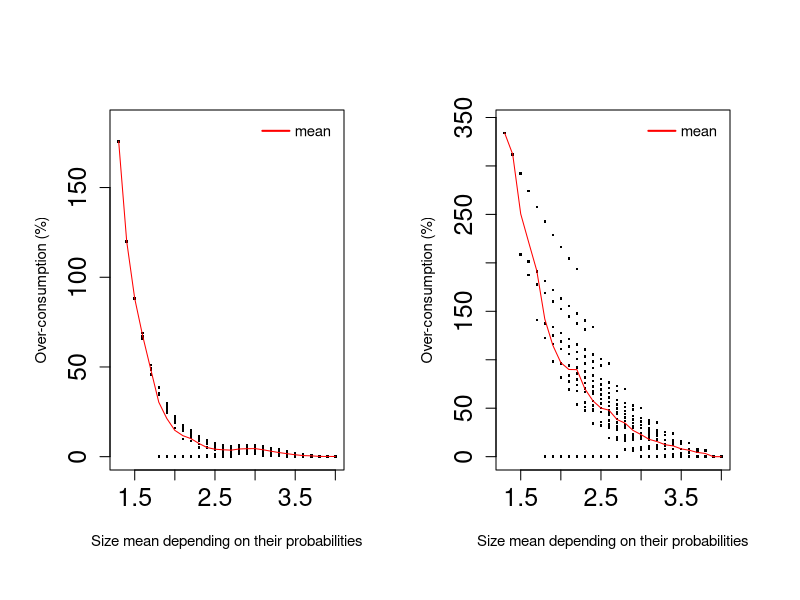

Recreate this plot in R.
######################################################################
# @TODO modify this parameter to change the version of the graph
######################################################################
fig6a_OAvsMDP<-TRUE
fig6b_PACEvsMDP<-FALSE
fig6c_HEURvsMDP<-FALSE
fig6d_OAvsHEUR<-FALSE
######################################################################
######################################################################

#pdf(file="HEURvsMDPAlainImprovment.pdf")
####################  CAS taille des probas en 1/10, \tau(3)>0
par(mfrow=c(1,2))
par(mar=c(5,4,4,2)+0.8,oma=rep(0.7,4))

MoyenneTaille<-c(4,3.9,3.8,3.7,3.6,3.5,3.4,3.3,3.2,3.1,3.8,3.7,3.6,3.5,3.4,3.3,3.2,3.1,3,3.6,3.5,3.4,3.3,3.2,3.1,3,2.9,3.4,3.3,3.2,3.1,3,2.9,2.8,2.7,3.2,3.1,3,2.9,2.8,2.7,3,2.9,2.8,2.7,2.6,2.5,2.8,2.7,2.6,2.5,2.4,2.6,2.5,2.4,2.4,2.3,2.2,3.7,3.6,3.5,3.4,3.3,3.2,3.1,3,2.9,3.5,3.4,3.3,3.2,3.1,3,2.9,2.8,3.3,3.2,3.1,3,2.9,2.8,2.7,2.6,3.1,3,2.9,2.8,2.7,2.6,2.5,2.9,2.8,2.7,2.6,2.5,2.4,2.7,2.6,2.5,2.4,2.3,2.5,2.4,2.3,2.3,2.2,2.1,3.4,3.3,3.2,3.1,3,2.9,2.8,2.7,3.2,3.1,3,2.9,2.8,2.7,2.6,2.5,3,2.9,2.8,2.7,2.6,2.5,2.4,2.8,2.7,2.6,2.5,2.4,2.3,2.6,2.5,2.4,2.3,2.2,2.4,2.3,2.2,2.1,2.2,2.1,2,2,1.9,1.8,3.1,3,2.9,2.8,2.7,2.6,2.5,2.4,2.9,2.8,2.7,2.6,2.5,2.4,2.3,2.7,2.6,2.5,2.4,2.3,2.2,2.5,2.4,2.3,2.2,2.1,2.3,2.2,2.1,2.1,2,1.9,2.8,2.7,2.6,2.5,2.4,2.3,2.6,2.5,2.4,2.3,2.2,2.1,2.4,2.3,2.2,2.1,2,2.2,2.1,2,2,1.9,1.8,2.5,2.4,2.3,2.2,2.1,2,2.3,2.2,2.1,2,1.9,2.1,2,1.9,1.9,1.8,1.7,2.2,2.1,2,1.9,2,1.9,1.8,1.8,1.7,1.6,1.9,1.8,1.7,1.7,1.6,1.5,1.6,1.5,1.4,1.3)
LorchvsMDPtau1eq1<-c(0.249843,0.262181,0.275146,0.290961,0.309404,0.330829,0.356058,0.385708,0.422649,0.466344,6.79759,7.26607,7.80644,8.43368,9.16726,10.0322,11.0401,12.1141,12.3516,15.303,16.5257,17.94,19.558,21.3649,23.2203,24.2147,22.0605,26.5618,28.8285,31.3652,33.9189,35.8062,35.6491,32.2639,0,41.0877,44.3469,47.1767,48.602,47.6132,95.1187,58.2212,61.0954,62.2176,61.1319,85.3866,0,76.1961,77.5269,56.3786,73.5291,0,95.4035,41.5441,58.8448,22.9201,39.9652,15.1715,4.04718,4.89935,5.86885,6.92416,8.06374,9.14958,10.1167,10.2455,9.18119,13.0185,14.5879,16.2196,18.0247,19.659,20.536,20.3777,18.1981,24.2858,26.6596,28.969,30.7148,31.0935,30.764,28.9039,0,38.1058,40.7164,42.34,42.707,42.6133,41.3948,0,53.2574,54.7764,55.3545,56.757,89.9827,0,68.5694,70.8166,73.4682,79.5355,0,89.0863,43.8107,65.9269,24.7807,47.3013,20.6484,9.12548,10.854,12.5672,14.0987,15.0523,15.7368,15.5511,13.7622,20.1119,22.2548,23.9869,24.7593,25.7586,25.3445,25.1582,0,32.7759,34.5778,35.5153,36.481,37.2604,38.4965,0,45.9877,47.1078,49.5605,51.2627,54.5306,0,61.0055,64.5171,68.7925,85.6656,0,81.5296,89.7488,71.4191,0,27.1649,50.4553,0,20.724,0,0,13.9751,15.6997,16.7486,17.7839,18.5451,18.7091,20.1353,0,25.2687,26.279,27.5844,28.7902,31.1904,33.3845,0,36.6369,38.6931,41.2098,45.6705,49.0933,0,51.4783,56.5229,62.6183,67.6971,0,74.1207,82.2468,71.9229,104.66,50.7307,21.3442,15.8436,16.2633,17.7678,20.1416,23.3123,25.2656,25.4368,28.213,32.6331,36.8423,39.7666,0,41.145,46.8345,52.3101,56.5822,0,62.7989,69.6776,79.4001,91.7665,108.253,21.9171,13.306,17.0658,21.0631,24.6355,27.2689,0,28.6576,33.6262,38.0211,45.3359,0,47.517,55.975,67.9279,77.1976,96.2814,22.281,14.8044,17.3424,23.3,31.4526,31.1782,40.0358,53.0969,60.5907,80.6125,114.461,15.0058,21.5728,34.1657,40.4543,60.2869,93.3345,21.2749,32.9869,64.0808,26.9166)
OAvsMDPtau1eq1<-c(0.114708,0.126986,0.14049,0.156401,0.173864,0.192226,0.212484,0.235869,0.264484,0.298344,0.155817,0.217772,0.298961,0.407541,0.567081,0.799746,1.14486,1.62894,1.85196,0.457867,0.74032,1.10701,1.59178,2.19905,2.91497,3.21037,1.80154,1.35192,1.99813,2.80837,3.62612,4.09046,3.43618,1.37012,0,2.85421,3.7916,4.45525,4.34504,3.05902,1.03573,4.19128,4.53934,3.99647,2.51167,0.790509,0,4.05022,3.3401,1.98526,0.59786,0,2.59635,1.50043,0.447747,1.00516,0.283811,0.14025,1.01353,1.48094,2.01055,2.5705,3.15071,3.62308,3.93529,3.51274,2.38104,1.953,2.61484,3.24704,3.9542,4.4622,4.35495,3.63067,2.0131,3.10113,3.94232,4.66338,4.91388,4.21621,3.40468,2.41272,0,4.37021,4.95931,4.84811,4.02885,3.40762,3.00023,0,4.74818,4.33492,3.54431,3.80446,3.88527,0,3.54913,3.59268,4.29103,5.30099,0,3.71938,4.82035,6.97322,5.12523,8.75714,9.83648,3.15495,4.10492,4.94654,5.54229,5.54373,5.29005,4.44164,2.79602,4.52292,5.32983,5.71827,5.26096,5.08848,4.10003,4.2041,0,5.39783,5.53303,5.01101,4.68232,4.68124,5.98586,0,4.99114,4.43502,5.0454,5.59336,8.17507,0,4.30664,5.37241,7.3253,10.7019,0,5.48559,9.18759,13.2996,0,10.7747,15.2384,0,16.0274,0,0,5.54713,6.21059,6.20439,6.11776,5.81012,5.18892,6.34317,0,6.03628,5.74158,5.67139,5.62808,6.88919,8.77571,0,5.05388,5.38323,6.23626,8.90369,11.6203,0,5.2534,7.68058,11.1452,14.6298,0,9.08395,13.2877,17.338,14.7772,20.8183,24.4984,6.38525,5.82044,6.17309,7.34796,9.34796,10.7664,5.00773,6.24287,8.93647,11.6435,13.904,0,7.23516,10.6264,14.0671,17.1651,0,12.1765,16.2097,22.6218,19.3612,29.007,35.0926,5.64854,8.34013,11.2339,13.7315,15.6765,0,9.49988,13.0162,16.099,21.9823,0,14.6577,20.7411,29.7933,25.63,38.879,48.3669,12.9984,15.176,20.5795,28.0602,18.9609,26.8533,38.5259,34.3547,51.2141,65.5504,27.5009,35.2597,49.3318,45.6634,66.9922,88.3541,68.9413,87.9126,120.014,175.793)
HEURvsMDPtau1eq1<-c(0.144563,0.150447,0.156102,0.163559,0.137051,0.152409,0.16913,0.192901,0.213766,0.239528,0.186901,0.203805,0.134746,0.166671,0.216553,0.166195,0.525648,0.765668,0.317778,0.161533,0.25132,0.382409,0.338279,1.25988,1.63308,1.68988,0.711743,0.449134,0.561447,0.740099,2.46657,2.51486,1.83825,0.432264,0,1.03769,1.22964,3.33395,2.86188,1.61594,0.268038,4.1199,3.82347,2.84524,1.35136,1.35922,0,3.97317,2.67122,4.29503,1.27378,0,7.59337,4.26566,1.23489,4.3127,1.2261,1.2504,1.33495,0.663334,0.894683,1.17889,0.458516,1.24895,1.3218,0.00104792,0.495121,0.832383,1.15747,0.551133,0.748407,2.05593,0.300921,0.856754,0,0.749081,0.952242,2.74844,0.750979,1.15578,0.337967,0,0,1.37627,1.20533,2.07102,0.749198,0.00135738,0.266493,0,2.90843,1.58274,0.111521,1.92875,0,0,0.928162,3.28824,1.5833,-0.00641045,0,3.02142,1.08171,0.30292,1.22749,0.338911,0.325208,1.44419,0.221509,0.444916,1.82083,0.34865,0.00251577,0.67089,0.448965,0.611571,0.875615,0.903204,0.0033234,0.730086,0,0.0376226,0,1.50351,0.862491,0.787917,0,0.534909,0,0,1.63378,0.120878,1.72579,0,0,0,2.58929,1.07964,0,0.330866,0,0.170888,1.0901,0.303,0,0.996589,0.221197,0,5.76462,0,0,0.00710614,1.39649,0.530424,0,0.51648,0,0.0368365,0,1.47832,0.387731,0.357177,0.647872,0,0.0339142,0,0.63666,1.43096,0,0,0.296205,0,0.616454,0,1.10534,0.182894,0,1.92621,0.988533,0.0655359,0.762908,6.14455,4.72453,1.43797,0,0.860448,0,0,0.167987,1.08843,0,0,1.04807,0.0555305,0,0,2.01908,0.876675,0,0,1.75582,0.653443,5.57891,9.04822,5.66382,4.38227,0.0889209,0,2.01448,0.748772,0.200134,0,2.89702,1.72859,0.446199,4.29775,0,1.37136,8.95684,5.13184,7.85412,5.44656,4.28209,4.0431,1.47353,8.03313,3.70507,10.6366,8.20618,4.89748,7.56026,5.47085,4.42198,12.6988,8.38559,4.86591,7.78415,5.71311,4.7448,14.1967,6.17446,5.36421,69.069)

LorchvsMDPtau3eq1<-c(0,0,0,0,0,0,0,0,0,0,7.66039,6.57474,5.4858,4.39537,3.30702,2.21998,1.13223,1.1036,1.11584,16.7373,15.5449,14.3508,13.1591,11.9689,10.7778,9.59886,8.40653,27.7642,26.4444,25.1271,23.8115,22.4948,21.1918,19.8739,0,41.4151,39.9424,38.4717,36.9999,35.5433,0,58.693,57.0263,55.3584,53.7073,0,0,81.2551,79.3308,0,0,0,112.089,0,0,0,0,0,0,0,0,0,0,0,0,0,0,8.44786,7.24098,6.03245,4.82623,3.62161,2.41609,1.22283,0.0160509,18.7348,17.3973,16.0623,14.729,13.3947,12.0742,10.7386,0,31.5072,30.0124,28.5195,27.0256,25.5471,24.0516,0,47.7299,46.0348,44.3385,42.6591,0,0,69.0167,67.0545,65.1121,0,0,98.2931,0,0,0,0,0,0,0,0,0,0,0,0,0,9.50948,8.15393,6.80082,5.44952,4.09713,2.75875,1.4051,0,21.3516,19.8341,18.3187,16.8021,15.3011,13.7829,0,36.4495,34.7251,32.9995,31.2911,29.5637,0,56.3578,54.3562,52.375,0,0,83.9167,81.5593,0,0,0,0,0,0,0,0,0,0,0,0,0,0,0,0,10.8491,9.30808,7.76918,6.2291,4.70498,3.1633,0,24.7332,22.9784,21.2223,19.4839,17.726,0,43.1333,41.0907,39.0688,37.0243,0,68.7792,66.3641,0,106.368,0,0,0,0,0,0,0,0,12.5774,10.7911,9.00342,7.2337,5.44421,0,29.3336,27.2481,25.1838,23.0964,0,52.8573,50.3814,47.8771,87.6924,84.5723,0,0,0,0,0,0,0,14.9697,12.8396,10.7311,8.59912,0,36.1454,33.6056,31.0368,67.8371,64.6162,0,0,0,0,0,18.5662,15.9592,13.3226,46.6754,43.347,95.6395,0,0,0,24.0176,20.5741,66.7024,0,0,35.2099,0)
OAvsMDPtau3eq1<-c(0,0,0,0,0,0,0,0,0,0,6.56605,5.4804,4.39145,3.30103,2.21268,1.12564,0.0378865,0,0,14.3463,13.1538,11.9598,10.7681,9.57786,8.38677,7.20782,6.01549,23.7978,22.4781,21.1608,19.8452,18.5285,17.2255,15.9076,0,35.4986,34.026,32.5553,31.0834,29.6269,28.1535,50.3082,48.6416,46.9737,45.3226,43.6531,0,69.6472,67.723,65.8183,63.8923,0,96.0761,93.8263,91.5509,133.751,130.978,193.409,7.74794,7.83398,7.92222,8.01252,8.10491,8.19908,8.29547,8.39327,8.49448,15.7372,14.5304,13.3218,12.1156,10.911,9.70547,8.51222,7.30544,25.4658,24.1283,22.7933,21.46,20.1257,18.8052,17.4696,0,37.5441,36.0492,34.5564,33.0625,31.584,30.0885,0,52.8885,51.1934,49.4971,47.8178,46.1197,0,73.0182,71.056,69.1136,67.1496,0,100.701,98.3981,96.0693,140.514,137.662,204.407,17.1549,17.3671,17.5849,17.8079,18.0358,18.2699,18.508,18.755,27.17,25.8144,24.4613,23.11,21.7576,20.4192,19.0656,0,39.6408,38.1232,36.6078,35.0912,33.5902,32.072,0,55.5427,53.8183,52.0927,50.3844,48.657,0,76.5033,74.5017,72.5204,70.5171,0,105.518,103.16,100.776,0,147.634,144.698,0,216.182,0,0,28.927,29.3298,29.7437,30.1682,30.6056,31.051,31.5148,0,41.8094,40.2684,38.7295,37.1894,35.6653,34.1236,0,58.3002,56.5454,54.7894,53.0509,51.293,0,80.1463,78.1037,76.0818,74.0373,0,110.595,108.18,105.737,155.219,152.194,228.954,44.0498,44.7504,45.4719,46.2176,46.98,47.7773,61.1615,59.3751,57.5874,55.8177,54.0282,0,83.9481,81.8626,79.7982,77.7109,0,115.935,113.459,110.955,163.295,160.175,242.829,64.1225,65.3093,66.5416,67.8091,69.1396,0,87.9058,85.7758,83.6672,81.5352,0,121.54,119,116.431,171.885,168.664,257.888,92.0289,94.0748,96.1917,98.4293,127.437,124.831,122.194,181.042,177.713,274.327,133.671,137.343,141.266,190.852,187.408,292.371,201.248,208.666,312.008,333.97)
HEURvsMDPtau3eq1<-c(0,0,0,0,0,0,0,0,0,0,6.56605,5.4804,4.39145,3.30103,2.21268,1.12564,0.0378865,0,0,14.3463,13.1538,11.9598,10.7681,9.57786,8.38677,0,0,23.7978,22.4781,21.1608,19.8452,0,0,0,0,35.4986,34.026,0,0,0,0,0,0,0,0,0,0,0,0,0,0,0,0,0,0,0,0,0,7.74794,7.83398,7.92222,8.01252,8.10491,8.19908,8.29547,0,0,15.7372,14.5304,13.3218,12.1156,10.911,2.41609,1.22283,0,25.4658,24.1283,22.7933,14.729,13.3947,12.0742,0,0,37.5441,30.0124,28.5195,27.0256,0,0,0,47.7299,46.0348,0,0,0,0,0,0,0,0,0,0,0,0,0,0,0,17.1549,17.3671,17.5849,17.8079,0,0,0,0,27.17,25.8144,6.80082,5.44952,4.09713,2.75875,0,0,21.3516,19.8341,18.3187,16.8021,15.3011,0,0,36.4495,34.7251,32.9995,0,0,0,56.3578,0,0,0,0,0,0,0,0,0,0,0,0,0,0,28.927,0,0,0,0,0,0,0,10.8491,9.30808,7.76918,6.2291,4.70498,0,0,24.7332,22.9784,21.2223,0,0,0,43.1333,0,0,0,0,0,0,0,0,0,0,0,0,0,0,0,0,12.5774,10.7911,9.00342,7.2337,5.44421,0,29.3336,27.2481,0,0,0,0,0,0,0,0,0,0,0,0,0,0,0,14.9697,12.8396,10.7311,0,0,36.1454,0,0,0,0,0,0,0,0,0,18.5662,15.9592,13.3226,46.6754,0,0,0,0,0,24.0176,0,0,0,0,35.2099,0)

x<-OAvsMDPtau1eq1/100
y<-HEURvsMDPtau1eq1/100
sol<-(x-y)/(y+1)
OAvsHeurtau1eq1<-sol*100

x<-OAvsMDPtau3eq1/100
y<-HEURvsMDPtau3eq1/100
sol<-(x-y)/(y+1)
OAvsHeurtau3eq1<-sol*100

if (fig6a_OAvsMDP) {
  OAvsMDP<-OAvsMDPtau1eq1
  LorchvsMDP<-OAvsMDPtau3eq1
  max_valtau1<-max(OAvsMDP) + 10 #180
  max_valtau3<-max(LorchvsMDP) + 10 #350
} else if (fig6b_PACEvsMDP) {
  OAvsMDP<-LorchvsMDPtau1eq1
  LorchvsMDP<-LorchvsMDPtau3eq1
  max_valtau1<-max(OAvsMDP) + 10 #150
  max_valtau3<-max(LorchvsMDP) + 10 #150
} else if (fig6c_HEURvsMDP) {
  OAvsMDP<-HEURvsMDPtau1eq1
  LorchvsMDP<-HEURvsMDPtau3eq1
  max_valtau1<- max(OAvsMDP) + 10 #80
  max_valtau3<-max(LorchvsMDP) + 10 #80
} else if (fig6d_OAvsHEUR) {
  OAvsMDP<-OAvsHeurtau1eq1
  LorchvsMDP<-OAvsHeurtau3eq1
  max_valtau1<- max(OAvsMDP) + 10 #180
  max_valtau3<-max(LorchvsMDP) + 10 #350
}

borne<-(max(MoyenneTaille)-min(MoyenneTaille))*10
iterVal<-NULL
for (i in 0:borne) {
  iterVal<-c(iterVal,(13+i)/10)
}
ValueMin<-NULL;ValueMax<-NULL;ValueMean<-NULL;
for (i in iterVal) {
  print(i)
  print(which(MoyenneTaille==i))
  ValueMin<-c(ValueMin,min(LorchvsMDP[which(MoyenneTaille==i)]));
  ValueMax<-c(ValueMax,max(LorchvsMDP[which(MoyenneTaille==i)]));
  ValueMean<-c(ValueMean,mean(LorchvsMDP[which(MoyenneTaille==i)]));
}

borne<-(max(MoyenneTaille)-min(MoyenneTaille))*10
iterVal<-NULL
for (i in 0:borne) {
  iterVal<-c(iterVal,(13+i)/10)
}
ValueMinOA<-NULL;ValueMaxOA<-NULL;ValueMeanOA<-NULL;
for (i in iterVal) {
  print(i)
  print(which(MoyenneTaille==i))
  ValueMinOA<-c(ValueMinOA,min(OAvsMDP[which(MoyenneTaille==i)]));
  ValueMaxOA<-c(ValueMaxOA,max(OAvsMDP[which(MoyenneTaille==i)]));
  ValueMeanOA<-c(ValueMeanOA,mean(OAvsMDP[which(MoyenneTaille==i)]));
}

tailleLegend<-0.9;
# 180 pour OA, 150 pour Lorch, 80 Heuristic,xaxs = "i",yaxs = "i"
# main="(OA) vs (Heur)\n inter-arrival time = 1",
plot(OAvsMDP~MoyenneTaille,ylim=c(0,max_valtau1),pch=".",
     cex.main=tailleLegend+0.5,cex.lab =tailleLegend, col="black", cex.axis=1.5, cex =2.5,lwd = 1, 
     ylab="Over-consumption (%)", xlab="Size mean depending on their probabilities")
#cols<-c("black");
#legend("topright", c("OA vs MDP"),pch=c(4,4),col=cols[1:6],bty="o",cex=tailleLegend,x.intersp = 1.5, y.intersp = 1.5,text.width=0.8,inset=c(0.02,0.02*0.70), pt.lwd=4)
#lines(iterVal,ValueMaxOA,col='green')
#lines(iterVal,ValueMinOA,col='blue')
lines(iterVal,ValueMeanOA,col='red')
#cols<-c("green","red","blue");
cols<-c("red");
#legend("topright", c("max","mean","min"),col=cols[1:6],bty="n",cex=tailleLegend,
#       x.intersp = 0.4, y.intersp = 0.75,text.width=0.5,inset=c(0.01,0.01*1.41), pt.lwd=4, lty=1,lwd=2)
legend("topright", c("mean"),col=cols[1:6],bty="n",cex=tailleLegend,
       x.intersp = 0.4, y.intersp = 0.75,text.width=0.5,inset=c(0.01,0.01*1.41), pt.lwd=4, lty=1,lwd=2)

# 350 pour OA, 150 pour Lorch, 80 Heuristic, xaxs = "i",yaxs = "i"
# main="(OA) vs (Heur)\n inter-arrival time = 3",
plot(LorchvsMDP~MoyenneTaille, ylim=c(0,max_valtau3),col="black",
     cex.main=tailleLegend+0.5,pch=".", cex.lab =tailleLegend, cex.axis=1.5, cex =2.5,lwd = 1, 
     ylab="Over-consumption (%)", xlab="Size mean depending on their probabilities")
#cols<-c("black");
#legend("topright", c("Lorch vs MDP"),pch=c(4,4),col=cols[1:6],bty="o",cex=tailleLegend,x.intersp = 1.5, y.intersp = 1.5,text.width=1,inset=c(0.02,0.02*0.70), pt.lwd=4)
#lines(iterVal,ValueMax,col='green')
#lines(iterVal,ValueMin,col='blue')
lines(iterVal,ValueMean,col='red')
#cols<-c("green","blue","red");
#legend("topright", c("max","mean","min"),pch=c(4,19),col=cols[1:6],bty="o",cex=tailleLegend,x.intersp = 1.5, y.intersp = 1.5,text.width=0.7,inset=c(0.05,0.05*1.41), pt.lwd=4)
#cols<-c("green","red","blue");
#legend("topright", c("max","mean","min"),col=cols[1:6],bty="n",cex=tailleLegend,
#       x.intersp = 0.4, y.intersp = 0.75,text.width=0.5,inset=c(0.01,0.01*1.41), pt.lwd=4, lty=1,lwd=2)
legend("topright", c("mean"),col=cols[1:6],bty="n",cex=tailleLegend,
       x.intersp = 0.4, y.intersp = 0.75,text.width=0.5,inset=c(0.01,0.01*1.41), pt.lwd=4, lty=1,lwd=2)

print("MDP mean of Min/Mean/Max (blue/red/green) tau=3")
print(min(ValueMin))
print(mean(ValueMean))
print(max(ValueMax))
print("OA mean of Min/Mean/Max (blue/red/green) tau=1")
print(min(ValueMinOA))
print(mean(ValueMeanOA))
print(max(ValueMaxOA))
print("Percentage of simu where HEUR better than OA for tau=1")
print(length(which(OAvsHeurtau1eq1>=0))/length(OAvsHeurtau1eq1))
print("Percentage of simu where HEUR better than OA for tau=3")
print(length(which(OAvsHeurtau3eq1>=0))/length(OAvsHeurtau3eq1))
#dev.off()
